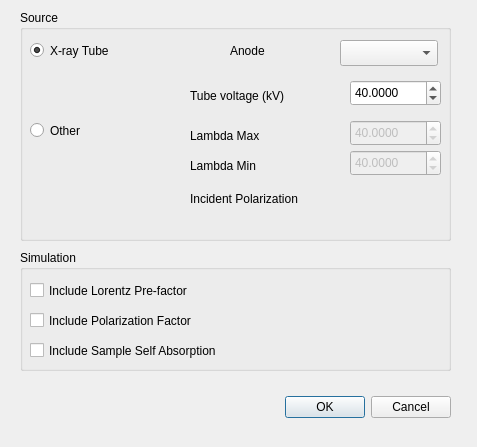
<ui version="4.0" >
 <class>PreferencesDialog</class>
 <widget class="QDialog" name="PreferencesDialog" >
  <property name="geometry" >
   <rect>
    <x>0</x>
    <y>0</y>
    <width>477</width>
    <height>447</height>
   </rect>
  </property>
  <property name="windowTitle" >
   <string>Laue Preferences</string>
  </property>
  <widget class="QWidget" name="layoutWidget" >
   <property name="geometry" >
    <rect>
     <x>20</x>
     <y>390</y>
     <width>431</width>
     <height>34</height>
    </rect>
   </property>
   <layout class="QHBoxLayout" >
    <property name="margin" >
     <number>0</number>
    </property>
    <property name="spacing" >
     <number>6</number>
    </property>
    <item>
     <spacer>
      <property name="orientation" >
       <enum>Qt::Horizontal</enum>
      </property>
      <property name="sizeHint" >
       <size>
        <width>131</width>
        <height>31</height>
       </size>
      </property>
     </spacer>
    </item>
    <item>
     <widget class="QPushButton" name="okButton" >
      <property name="text" >
       <string>OK</string>
      </property>
     </widget>
    </item>
    <item>
     <widget class="QPushButton" name="cancelButton" >
      <property name="text" >
       <string>Cancel</string>
      </property>
     </widget>
    </item>
   </layout>
  </widget>
  <widget class="QGroupBox" name="groupBox" >
   <property name="geometry" >
    <rect>
     <x>20</x>
     <y>250</y>
     <width>431</width>
     <height>121</height>
    </rect>
   </property>
   <property name="title" >
    <string>Simulation</string>
   </property>
   <widget class="QCheckBox" name="LaueLorentzCheckBox" >
    <property name="geometry" >
     <rect>
      <x>10</x>
      <y>30</y>
      <width>231</width>
      <height>21</height>
     </rect>
    </property>
    <property name="text" >
     <string>Include Lorentz Pre-factor</string>
    </property>
   </widget>
   <widget class="QCheckBox" name="LauePolnCheckBox" >
    <property name="geometry" >
     <rect>
      <x>10</x>
      <y>60</y>
      <width>231</width>
      <height>21</height>
     </rect>
    </property>
    <property name="text" >
     <string>Include Polarization Factor</string>
    </property>
   </widget>
   <widget class="QCheckBox" name="LaueSampleAbsCheckBox" >
    <property name="geometry" >
     <rect>
      <x>10</x>
      <y>90</y>
      <width>231</width>
      <height>21</height>
     </rect>
    </property>
    <property name="text" >
     <string>Include Sample Self Absorption</string>
    </property>
   </widget>
  </widget>
  <widget class="QGroupBox" name="groupBox_2" >
   <property name="geometry" >
    <rect>
     <x>20</x>
     <y>10</y>
     <width>431</width>
     <height>231</height>
    </rect>
   </property>
   <property name="title" >
    <string>Source</string>
   </property>
   <widget class="QLabel" name="label_3" >
    <property name="geometry" >
     <rect>
      <x>210</x>
      <y>30</y>
      <width>101</width>
      <height>21</height>
     </rect>
    </property>
    <property name="layoutDirection" >
     <enum>Qt::RightToLeft</enum>
    </property>
    <property name="text" >
     <string>Anode</string>
    </property>
   </widget>
   <widget class="QComboBox" name="LaueAnodeComboBox" >
    <property name="geometry" >
     <rect>
      <x>320</x>
      <y>30</y>
      <width>98</width>
      <height>26</height>
     </rect>
    </property>
   </widget>
   <widget class="QDoubleSpinBox" name="LaueTubeVoltageSpinBox" >
    <property name="geometry" >
     <rect>
      <x>330</x>
      <y>70</y>
      <width>91</width>
      <height>26</height>
     </rect>
    </property>
    <property name="decimals" >
     <number>4</number>
    </property>
    <property name="maximum" >
     <double>100.000000000000000</double>
    </property>
    <property name="minimum" >
     <double>0.000000000000000</double>
    </property>
    <property name="value" >
     <double>40.000000000000000</double>
    </property>
   </widget>
   <widget class="QDoubleSpinBox" name="LaueLambdaMinSpinBox" >
    <property name="enabled" >
     <bool>false</bool>
    </property>
    <property name="geometry" >
     <rect>
      <x>330</x>
      <y>140</y>
      <width>91</width>
      <height>26</height>
     </rect>
    </property>
    <property name="decimals" >
     <number>4</number>
    </property>
    <property name="maximum" >
     <double>100.000000000000000</double>
    </property>
    <property name="minimum" >
     <double>0.000000000000000</double>
    </property>
    <property name="value" >
     <double>40.000000000000000</double>
    </property>
   </widget>
   <widget class="QDoubleSpinBox" name="LaueLambdaMaxSpinBox" >
    <property name="enabled" >
     <bool>false</bool>
    </property>
    <property name="geometry" >
     <rect>
      <x>330</x>
      <y>110</y>
      <width>91</width>
      <height>26</height>
     </rect>
    </property>
    <property name="decimals" >
     <number>4</number>
    </property>
    <property name="maximum" >
     <double>100.000000000000000</double>
    </property>
    <property name="minimum" >
     <double>0.000000000000000</double>
    </property>
    <property name="value" >
     <double>40.000000000000000</double>
    </property>
   </widget>
   <widget class="QLabel" name="label_4" >
    <property name="geometry" >
     <rect>
      <x>170</x>
      <y>70</y>
      <width>111</width>
      <height>31</height>
     </rect>
    </property>
    <property name="layoutDirection" >
     <enum>Qt::LeftToRight</enum>
    </property>
    <property name="text" >
     <string>Tube voltage (kV)</string>
    </property>
   </widget>
   <widget class="QLabel" name="label_5" >
    <property name="geometry" >
     <rect>
      <x>170</x>
      <y>110</y>
      <width>111</width>
      <height>31</height>
     </rect>
    </property>
    <property name="layoutDirection" >
     <enum>Qt::LeftToRight</enum>
    </property>
    <property name="text" >
     <string>Lambda Max</string>
    </property>
   </widget>
   <widget class="QLabel" name="label_6" >
    <property name="geometry" >
     <rect>
      <x>170</x>
      <y>140</y>
      <width>111</width>
      <height>31</height>
     </rect>
    </property>
    <property name="layoutDirection" >
     <enum>Qt::LeftToRight</enum>
    </property>
    <property name="text" >
     <string>Lambda Min</string>
    </property>
   </widget>
   <widget class="QLabel" name="label_7" >
    <property name="geometry" >
     <rect>
      <x>170</x>
      <y>180</y>
      <width>161</width>
      <height>17</height>
     </rect>
    </property>
    <property name="layoutDirection" >
     <enum>Qt::LeftToRight</enum>
    </property>
    <property name="text" >
     <string>Incident Polarization</string>
    </property>
   </widget>
   <widget class="QRadioButton" name="LaueOtherButton" >
    <property name="enabled" >
     <bool>true</bool>
    </property>
    <property name="geometry" >
     <rect>
      <x>10</x>
      <y>110</y>
      <width>104</width>
      <height>21</height>
     </rect>
    </property>
    <property name="text" >
     <string>Other</string>
    </property>
   </widget>
   <widget class="QRadioButton" name="LaueXRayTubeButton" >
    <property name="geometry" >
     <rect>
      <x>10</x>
      <y>30</y>
      <width>141</width>
      <height>21</height>
     </rect>
    </property>
    <property name="text" >
     <string>X-ray Tube</string>
    </property>
    <property name="checked" >
     <bool>true</bool>
    </property>
   </widget>
  </widget>
 </widget>
 <resources/>
 <connections>
  <connection>
   <sender>okButton</sender>
   <signal>clicked()</signal>
   <receiver>PreferencesDialog</receiver>
   <slot>accept()</slot>
   <hints>
    <hint type="sourcelabel" >
     <x>278</x>
     <y>253</y>
    </hint>
    <hint type="destinationlabel" >
     <x>96</x>
     <y>254</y>
    </hint>
   </hints>
  </connection>
  <connection>
   <sender>cancelButton</sender>
   <signal>clicked()</signal>
   <receiver>PreferencesDialog</receiver>
   <slot>reject()</slot>
   <hints>
    <hint type="sourcelabel" >
     <x>369</x>
     <y>253</y>
    </hint>
    <hint type="destinationlabel" >
     <x>179</x>
     <y>282</y>
    </hint>
   </hints>
  </connection>
 </connections>
</ui>
